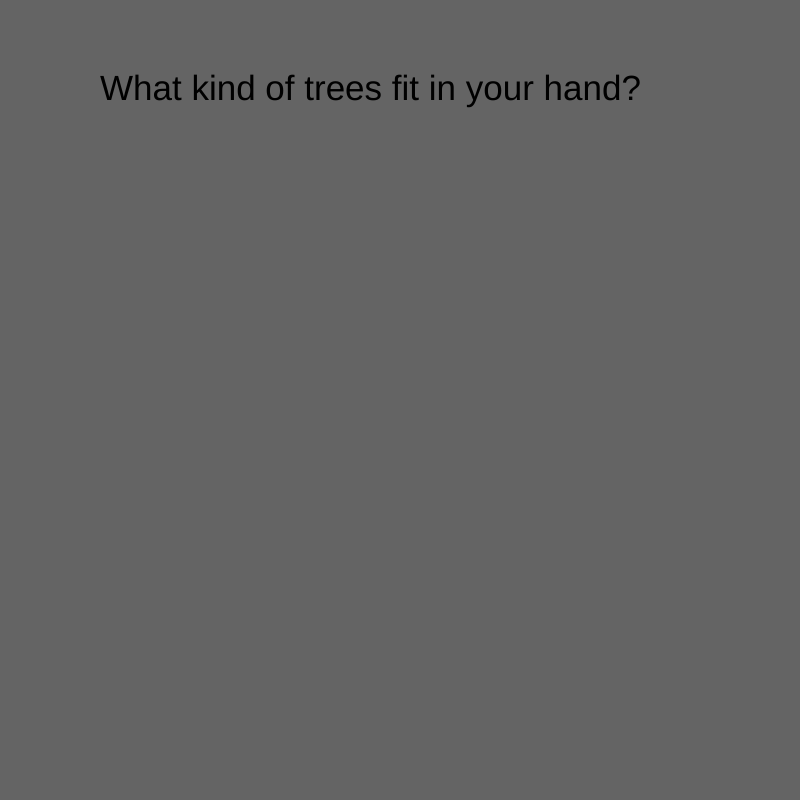
Frame 1 (no input)
Frame 60 (no input): identical to frame 1, image omitted
Frame 120 (the mouse pressed at the canvas centre since frame 60): identical to frame 1, image omitted

The p5.js sketch that drew this single still picture (run headless with seeded random() and noise() and a simulated clock; from frame 60 on, the mouse is pressed at the canvas centre):

// p5.js sketch
// ── sketch.js
var myState = 0 ;

function setup() {
  // put setup code here
    createCanvas(800,800) ;
}

function draw() {

  switch(myState) {

case 0 :
background(100) ;
textSize(35)
text('What kind of trees fit in your hand?', 100, 100,) ;
noStroke();

break ;

case 1:
background('red') ;
textSize(35)
text('Palm Trees!', 100, 100,) ;
noStroke();

break ;


  }

}



function mouseReleased() {
  myState++ ;

  if (myState > 1) {
    myState = 0 ;
  }

}
